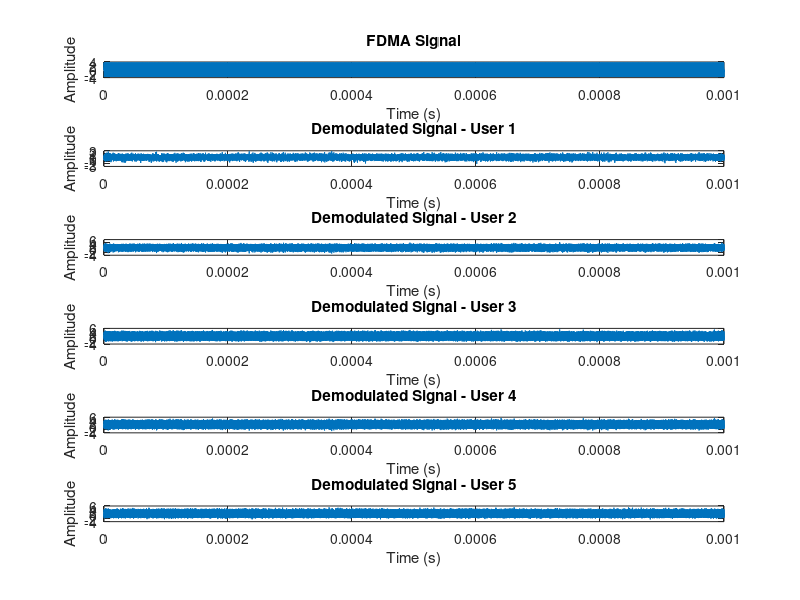

This figure's MATLAB source:
clc;
totalBandwidth = 10e6; 
numUsers = 5; 
carrierFrequency = 1e6; 
userBandwidth = totalBandwidth / numUsers; 

samplingFrequency = 100e6; 
timeDuration = 1e-3; 
time = 0:1/samplingFrequency:timeDuration; 

userSignals = zeros(numUsers, length(time)); 
for i = 1:numUsers 
    userFrequency = carrierFrequency + (i-1) * userBandwidth; 
    userSignals(i, :) = sin(2*pi*userFrequency*time); 
end 

fdmaSignal = sum(userSignals, 1); 

snr = 10; 
noisySignal = awgn(fdmaSignal, snr, 'measured'); 

demodulatedSignals = zeros(numUsers, length(time)); 
for i = 1:numUsers 
    userFrequency = carrierFrequency + (i-1) * userBandwidth; 
    demodulatedSignals(i, :) = noisySignal .* sin(2*pi*userFrequency*time); 
end 

figure; 
subplot(numUsers+1, 1, 1); 
plot(time, fdmaSignal); 
title('FDMA Signal'); 
xlabel('Time (s)'); 
ylabel('Amplitude'); 

for i = 1:numUsers 
    subplot(numUsers+1, 1, i+1); 
    plot(time, demodulatedSignals(i, :)); 
    title(['Demodulated Signal - User ', num2str(i)]); 
    xlabel('Time (s)'); 
    ylabel('Amplitude'); 
end
